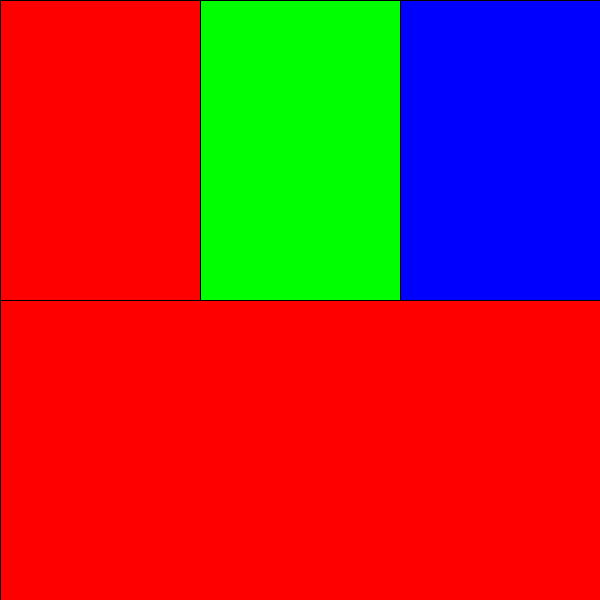
Frame 1 (no input)
Frame 60 (the mouse pressed at the canvas centre just before this capture): identical to frame 1, image omitted
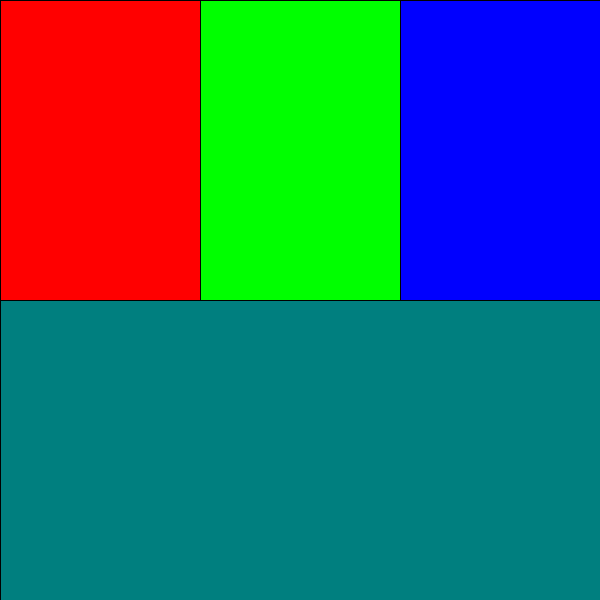
Frame 120 (the mouse held since frame 60 and released just before this capture)

The Processing sketch that drew these frames (run headless with seeded random() and noise(); from frame 60 on, the mouse is pressed at the canvas centre):

// Processing sketch: color_degradation
// ── color_degradation.pde
//Color variables
float r,g,b; //red, green, blue
float deg1; //Degradation in rectangle #1
float deg2; //Degradation in rectangle #2
float deg3; //Degradation in rectangle #3

void setup(){
  size(600,600); //window size
}

void draw(){
  //Displaying three little rectangles
  fill(255,0,0);
  rect(0,0,width/3,height/2);
  fill(0,255,0);
  rect(width/3,0,width/3,height/2);
  fill(0,0,255);
  rect(2*width/3,0,width/3,height/2);
  
  //Color degradation for big rectangle
  if(0 <= mouseX && mouseX < width/3){ //If mouse is over rectangle #1
    deg1 = map(mouseX,0,width/3,0,255);
    r = 255-deg1; //Red color decreases as position X in rectangle #1 increases
    g = deg1; //Green color increases as position X in rectangle #1 increases
    b = 0; //Blue color stays the same while position X remains in rectangle #1
  }
  if(width/3 <= mouseX && mouseX < 2*width/3){ //If mouse is over rectangle #2
    deg2 = map(mouseX,width/3,2*width/3,0,255);
    r = 0; //Red color stays the same while position X remains in rectangle #2
    g = 255 - deg2; //Green color decreases as position X in rectangle #2 increases
    b = deg2; //Blue color increases as position X in rectangle #2 increases
  }
  if(2*width/3 <= mouseX && mouseX <= width){ //If mouse is over rectangle #3
    deg3 = map(mouseX,2*width/3,width,0,255);
    r = deg3; //Red color increases as position X in rectangle #3 increases
    g = 0; //Green color stays the same while position X remains in rectangle #3
    b = 255 - deg3; //Blue color decreases as position X in rectangle #3 increases
  }
  
  //Displaying big rectangle
  fill(r,g,b);
  rect(0,height/2,width,height/2);
  
}
